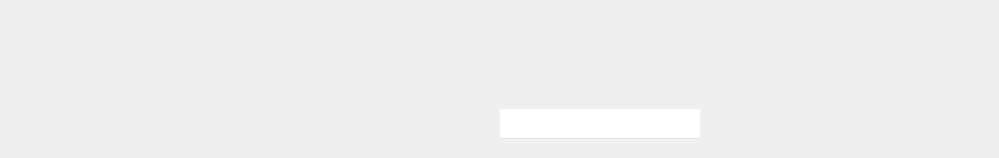
       <widget class="QWidget" name="widget" native="true">
        <property name="styleSheet">
         <string notr="true"/>
        </property>
        <layout class="QHBoxLayout" name="horizontalLayout">
         <property name="spacing">
          <number>0</number>
         </property>
         <property name="leftMargin">
          <number>0</number>
         </property>
         <property name="topMargin">
          <number>10</number>
         </property>
         <property name="rightMargin">
          <number>0</number>
         </property>
         <property name="bottomMargin">
          <number>10</number>
         </property>
         <item>
          <spacer name="horizontalSpacer">
           <property name="orientation">
            <enum>Qt::Horizontal</enum>
           </property>
           <property name="sizeHint" stdset="0">
            <size>
             <width>291</width>
             <height>20</height>
            </size>
           </property>
          </spacer>
         </item>
         <item>
          <widget class="QWidget" name="widget_3" native="true">
           <layout class="QVBoxLayout" name="verticalLayout_2">
            <property name="spacing">
             <number>10</number>
            </property>
            <property name="topMargin">
             <number>0</number>
            </property>
            <item>
             <widget class="QWidget" name="widget_11" native="true">
              <layout class="QHBoxLayout" name="horizontalLayout_18">
               <property name="topMargin">
                <number>0</number>
               </property>
               <item>
                <spacer name="horizontalSpacer_27">
                 <property name="orientation">
                  <enum>Qt::Horizontal</enum>
                 </property>
                 <property name="sizeHint" stdset="0">
                  <size>
                   <width>142</width>
                   <height>20</height>
                  </size>
                 </property>
                </spacer>
               </item>
               <item>
                <widget class="MaskLabel" name="lblPic">
                 <property name="sizePolicy">
                  <sizepolicy hsizetype="Preferred" vsizetype="Preferred">
                   <horstretch>0</horstretch>
                   <verstretch>0</verstretch>
                  </sizepolicy>
                 </property>
                 <property name="minimumSize">
                  <size>
                   <width>80</width>
                   <height>80</height>
                  </size>
                 </property>
                 <property name="maximumSize">
                  <size>
                   <width>80</width>
                   <height>80</height>
                  </size>
                 </property>
                 <property name="styleSheet">
                  <string notr="true"/>
                 </property>
                 <property name="text">
                  <string/>
                 </property>
                </widget>
               </item>
               <item>
                <spacer name="horizontalSpacer_28">
                 <property name="orientation">
                  <enum>Qt::Horizontal</enum>
                 </property>
                 <property name="sizeHint" stdset="0">
                  <size>
                   <width>142</width>
                   <height>20</height>
                  </size>
                 </property>
                </spacer>
               </item>
              </layout>
             </widget>
            </item>
            <item>
             <widget class="QWidget" name="widget_2" native="true">
              <layout class="QHBoxLayout" name="horizontalLayout_15">
               <property name="spacing">
                <number>0</number>
               </property>
               <property name="leftMargin">
                <number>0</number>
               </property>
               <property name="topMargin">
                <number>0</number>
               </property>
               <property name="rightMargin">
                <number>0</number>
               </property>
               <property name="bottomMargin">
                <number>0</number>
               </property>
               <item>
                <widget class="QLabel" name="lblName">
                 <property name="minimumSize">
                  <size>
                   <width>200</width>
                   <height>30</height>
                  </size>
                 </property>
                 <property name="maximumSize">
                  <size>
                   <width>200</width>
                   <height>30</height>
                  </size>
                 </property>
                 <property name="font">
                  <font>
                   <family>微软雅黑 Light</family>
                   <pointsize>12</pointsize>
                   <weight>50</weight>
                   <bold>false</bold>
                  </font>
                 </property>
                 <property name="styleSheet">
                  <string notr="true">color: rgb(67, 69, 85);</string>
                 </property>
                 <property name="text">
                  <string/>
                 </property>
                 <property name="alignment">
                  <set>Qt::AlignCenter</set>
                 </property>
                </widget>
               </item>
               <item>
                <widget class="QLineEdit" name="leName">
                 <property name="minimumSize">
                  <size>
                   <width>200</width>
                   <height>30</height>
                  </size>
                 </property>
                 <property name="maximumSize">
                  <size>
                   <width>200</width>
                   <height>30</height>
                  </size>
                 </property>
                 <property name="font">
                  <font>
                   <family>微软雅黑</family>
                   <pointsize>12</pointsize>
                  </font>
                 </property>
                 <property name="styleSheet">
                  <string notr="true">color: rgb(67, 69, 85);border: 0px;border-bottom: 1px solid #e3e3e3;
</string>
                 </property>
                 <property name="alignment">
                  <set>Qt::AlignCenter</set>
                 </property>
                </widget>
               </item>
              </layout>
             </widget>
            </item>
           </layout>
          </widget>
         </item>
         <item>
          <spacer name="horizontalSpacer_2">
           <property name="orientation">
            <enum>Qt::Horizontal</enum>
           </property>
           <property name="sizeHint" stdset="0">
            <size>
             <width>290</width>
             <height>20</height>
            </size>
           </property>
          </spacer>
         </item>
        </layout>
       </widget>
